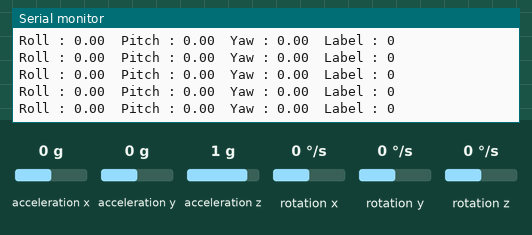
The sketch below on a simulated Arduino Uno, built with avr-gcc and run on an emulated ATmega328P. Parts: the last lines printed to the serial monitor. Inputs (shaded band) come from the test bench; at power-on: acceleration x 0 g, acceleration y 0 g, rotation z 0 °/s, acceleration z 1 g, rotation x 0 °/s, rotation y 0 °/s.

Above: at 3.2 s.
3.3 s: acceleration x set to -1.4 g
At 3.39 s:
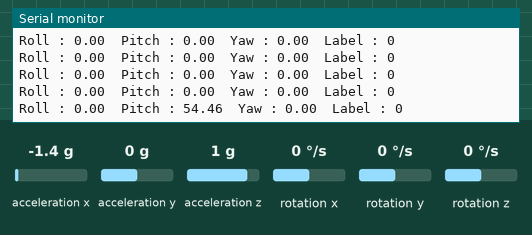
6.3 s: acceleration y set to -1.4 g
At 6.34 s:
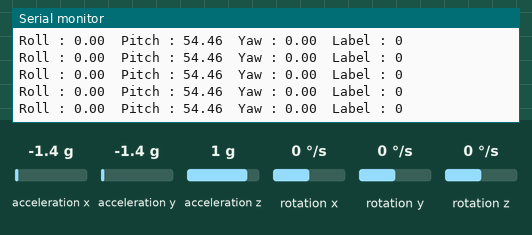
9.3 s: rotation z set to -192 °/s
At 9.3 s:
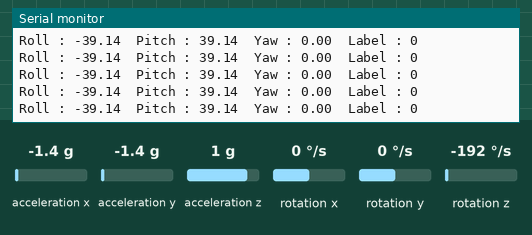
12.3 s: acceleration y set to 0 g
At 12.31 s:
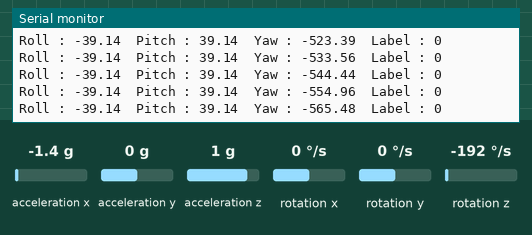
15.3 s: rotation z set to 192 °/s
At 15.3 s:
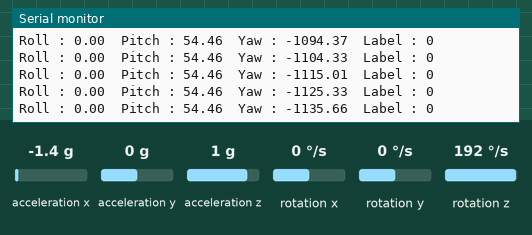
18.3 s: acceleration x set to 0 g
At 18.34 s:
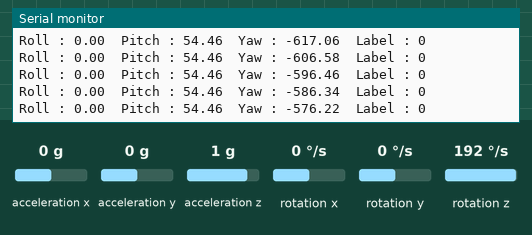
Timing chart, 0 to 21.3 s (numbered marks = the images above; inputs shaded):
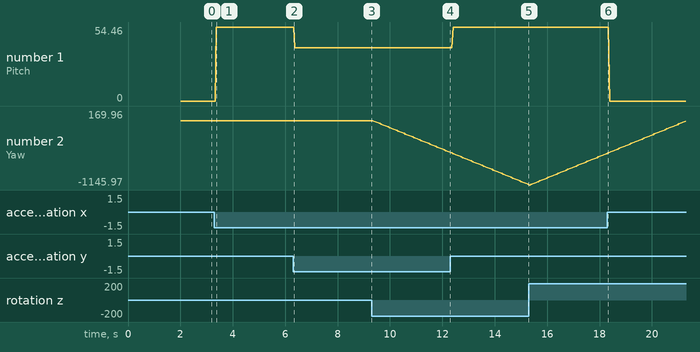

Measured:
- after the input at 3.3 s, the serial monitor: prints a new line after 0.08 s (image 1)
- plotted number 1: 0 → 54.46 after the input at 3.3 s, 54.46 → 39.14 after the input at 6.3 s
- plotted number 2: 0 → -565.48 after the input at 9.3 s

The sketch:

GetAngle.ino
```cpp
// (licence header left out)
#include "Wire.h"
#include <MPU6050_light.h>

MPU6050 mpu(Wire);
unsigned long timer = 0;

void setup() {
  Serial.begin(9600);
  Wire.begin();

  byte status = mpu.begin();
  Serial.print(F("MPU6050 status: "));
  Serial.println(status);
  while(status!=0){ } // stop everything if could not connect to MPU6050

  Serial.println(F("Calculating offsets, do not move MPU6050"));
  delay(1000);
  // mpu.upsideDownMounting = true; // uncomment this line if the MPU6050 is mounted upside-down
  mpu.calcOffsets(); // gyro and accelero
  Serial.println("Done!\n");
}

void loop() {
  mpu.update();

  if((millis()-timer)>10){ // print data every 10ms
	Serial.print("Roll : ");
	Serial.print(mpu.getAngleX());
	Serial.print("\tPitch : ");
	Serial.print(mpu.getAngleY());
	Serial.print("\tYaw : ");
	Serial.print(mpu.getAngleZ());
  Serial.print("\tLabel : ");
  Serial.println(0);
	timer = millis();
  }
}
```
